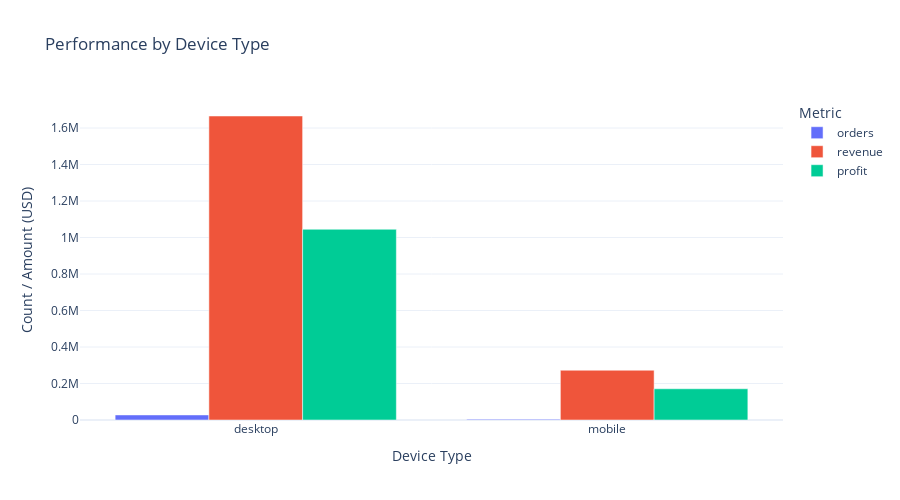
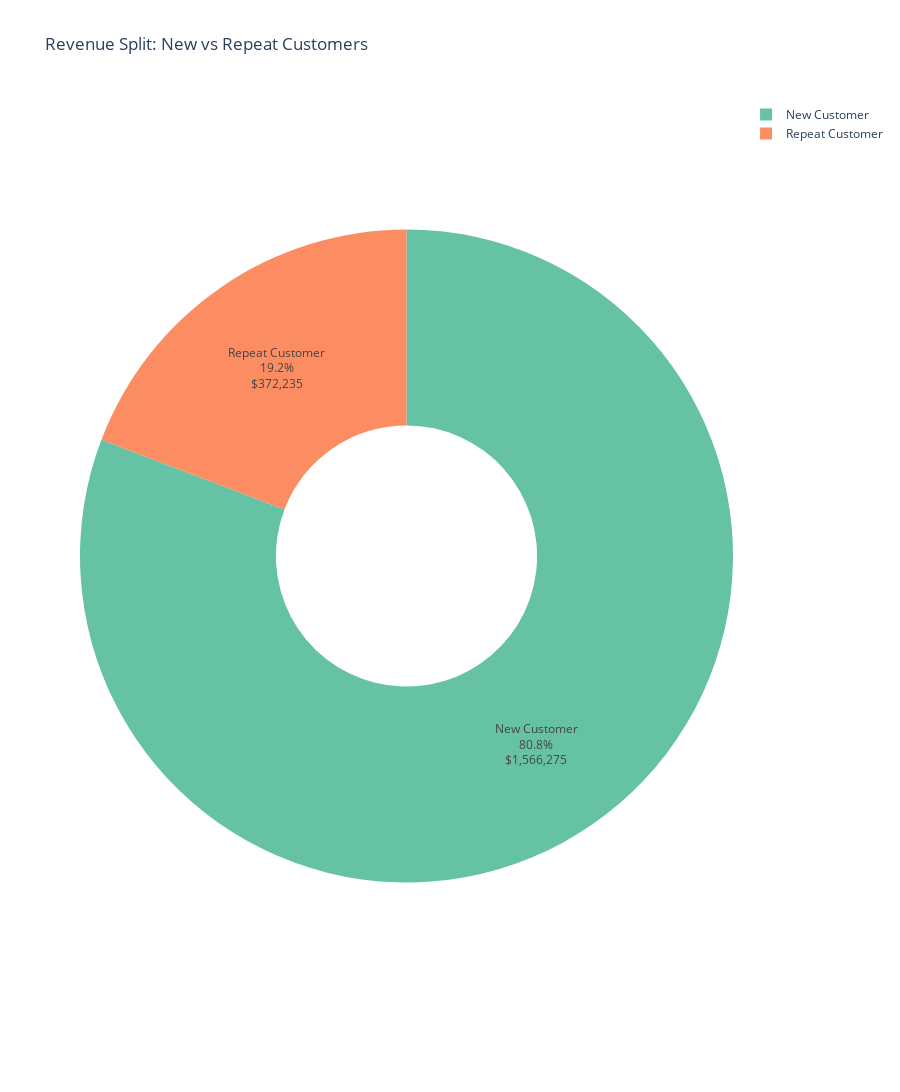

Notebook cell for these charts, in order:
### Code cell
# 7. Device Type Analysis
device_analysis = orders_with_sessions.groupby('device_type').agg({
    'order_id': 'count',
    'price_usd': 'sum',
    'profit_usd': 'sum'
}).reset_index()
device_analysis.columns = ['device_type', 'orders', 'revenue', 'profit']

fig7 = px.bar(device_analysis,
              x='device_type',
              y=['orders', 'revenue', 'profit'],
              title='Performance by Device Type',
              labels={'value': 'Count / Amount (USD)', 'device_type': 'Device Type', 'variable': 'Metric'},
              barmode='group',
              template='plotly_white')
fig7.update_layout(height=500)
fig7.show()

# 8. Repeat Customer Analysis
repeat_customer = orders_with_sessions.groupby('is_repeat_session').agg({
    'order_id': 'count',
    'price_usd': 'sum'
}).reset_index()
repeat_customer['is_repeat_session'] = repeat_customer['is_repeat_session'].map({0: 'New Customer', 1: 'Repeat Customer'})
repeat_customer.columns = ['customer_type', 'orders', 'revenue']

fig8 = px.pie(repeat_customer,
              values='revenue',
              names='customer_type',
              title='Revenue Split: New vs Repeat Customers',
              template='plotly_white',
              hole=0.4,
              color_discrete_sequence=px.colors.qualitative.Set2)
fig8.update_traces(textposition='inside', textinfo='percent+label+value', texttemplate='%{label}<br>%{percent}<br>$%{value:,.0f}')
fig8.update_layout(height=1100)
fig8.show()

### Figure 1 — Plotly figure (JSON) as saved in the notebook; plotly's stock layout.template omitted (floating-point values rounded to 4 significant figures)
{"data": [{"alignmentgroup": "True", "hovertemplate": "Metric=orders<br>Device Type=%{x}<br>Count / Amount (USD)=%{y}<extra></extra>", "legendgroup": "orders", "marker": {"color": "#636efa", "pattern": {"shape": ""}}, "name": "orders", "offsetgroup": "orders", "orientation": "v", "showlegend": true, "textposition": "auto", "x": ["desktop", "mobile"], "xaxis": "x", "y": [27800.0, 4508.0], "yaxis": "y", "type": "bar"}, {"alignmentgroup": "True", "hovertemplate": "Metric=revenue<br>Device Type=%{x}<br>Count / Amount (USD)=%{y}<extra></extra>", "legendgroup": "revenue", "marker": {"color": "#EF553B", "pattern": {"shape": ""}}, "name": "revenue", "offsetgroup": "revenue", "orientation": "v", "showlegend": true, "textposition": "auto", "x": ["desktop", "mobile"], "xaxis": "x", "y": [1666000.0, 272800.0], "yaxis": "y", "type": "bar"}, {"alignmentgroup": "True", "hovertemplate": "Metric=profit<br>Device Type=%{x}<br>Count / Amount (USD)=%{y}<extra></extra>", "legendgroup": "profit", "marker": {"color": "#00cc96", "pattern": {"shape": ""}}, "name": "profit", "offsetgroup": "profit", "orientation": "v", "showlegend": true, "textposition": "auto", "x": ["desktop", "mobile"], "xaxis": "x", "y": [1045000.0, 171100.0], "yaxis": "y", "type": "bar"}], "layout": {"xaxis": {"anchor": "y", "domain": [0.0, 1.0], "title": {"text": "Device Type"}}, "yaxis": {"anchor": "x", "domain": [0.0, 1.0], "title": {"text": "Count / Amount (USD)"}}, "legend": {"title": {"text": "Metric"}, "tracegroupgap": 0}, "title": {"text": "Performance by Device Type"}, "barmode": "group", "height": 500}}

### Figure 2 — Plotly figure (JSON) as saved in the notebook; plotly's stock layout.template omitted (floating-point values rounded to 4 significant figures)
{"data": [{"domain": {"x": [0.0, 1.0], "y": [0.0, 1.0]}, "hole": 0.4, "hovertemplate": "customer_type=%{label}<br>revenue=%{value}<extra></extra>", "labels": ["New Customer", "Repeat Customer"], "legendgroup": "", "name": "", "showlegend": true, "values": [1566000.0, 372200.0], "type": "pie", "textinfo": "percent+label+value", "textposition": "inside", "texttemplate": "%{label}<br>%{percent}<br>$%{value:,.0f}"}], "layout": {"legend": {"tracegroupgap": 0}, "title": {"text": "Revenue Split: New vs Repeat Customers"}, "piecolorway": ["rgb(102,194,165)", "rgb(252,141,98)", "rgb(141,160,203)", "rgb(231,138,195)", "rgb(166,216,84)", "rgb(255,217,47)", "rgb(229,196,148)", "rgb(179,179,179)"], "height": 1100}}
